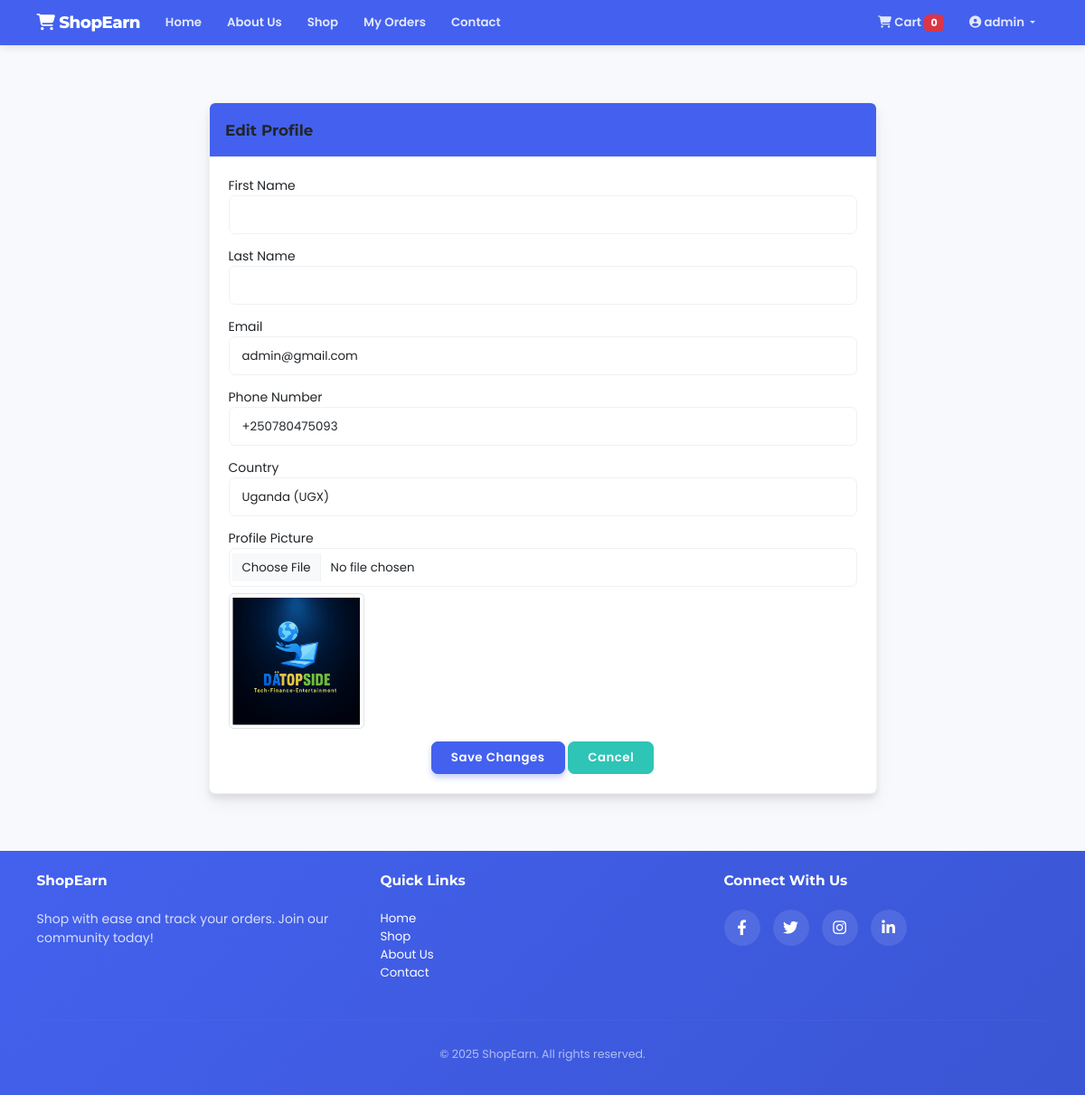
/accounts/profile/edit/ (signed in), run on the app's committed database.
### shop_accounts/models.py (models this page shows, shortened)
class User(AbstractUser):
    COUNTRY_CHOICES = [
        ('RW', 'Rwanda (RWF)'),
        ('BI', 'Burundi (BIF)'),
        ('KE', 'Kenya (KES)'),
        ('UG', 'Uganda (UGX)'),
        ('CD', 'DR Congo (CDF)'),
        ('TZ', 'Tanzania (TZS)'),
    ]
    phone_number = models.CharField(max_length=20, blank=True)
    date_of_birth = models.DateField(null=True, blank=True)
    profile_picture = models.ImageField(upload_to='profile_pictures/', null=True, blank=True)
    join_date = models.DateField(default=timezone.now)
    country = models.CharField(max_length=2, choices=COUNTRY_CHOICES, blank=True, null=True)
    class Meta:
        verbose_name = 'user'
        verbose_name_plural = 'users'

### shop_accounts/views.py (the view, shortened to what this page needs)
# urls.py: path('profile/edit/', views.edit_profile, name='edit_profile'),
@login_required
def edit_profile(request):
    return render(request, 'accounts/edit_profile.html')

### shop_orders/context_processors.py (called while the page is built)
def cart_processor(request):
    cart = Cart(request)
    return {
        'cart_count': len(cart)
    }

### shop_orders/views.py (called while the page is built)
    def __len__(self):
        return sum(item['quantity'] for item in self.cart.values())

### templates/accounts/edit_profile.html (shortened to what this page needs)
{% extends 'base/base.html' %}
{% block content %}
<div class="container mt-5">
    <div class="row">
        <div class="col-md-8 offset-md-2">
            <div class="card">
                <div class="card-header bg-primary text-white">
                    <h4 class="mb-0">Edit Profile</h4>
                </div>
                <div class="card-body">
                    <form method="post" enctype="multipart/form-data">
                        <div class="form-group mb-3">
                            <label for="first_name">First Name</label>
                            <input type="text" class="form-control" id="first_name" name="first_name" value="{{ user.first_name }}">
                        </div>
                        <div class="form-group mb-3">
                            <label for="last_name">Last Name</label>
                            <input type="text" class="form-control" id="last_name" name="last_name" value="{{ user.last_name }}">
                        </div>
                        <div class="form-group mb-3">
                            <label for="email">Email</label>
                            <input type="email" class="form-control" id="email" name="email" value="{{ user.email }}">
                        </div>
                        <div class="form-group mb-3">
                            <label for="phone_number">Phone Number</label>
                            <input type="text" class="form-control" id="phone_number" name="phone_number" value="{{ user.phone_number }}">
                        </div>
                        <div class="form-group mb-3">
                            <label for="country">Country</label>
                            <select class="form-control" id="country" name="country">
                                <option value="UG" {% if user.country == 'UG' %}selected{% endif %}>Uganda (UGX)</option>
                            </select>
                        </div>
                        <div class="form-group mb-3">
                            <label for="profile_picture">Profile Picture</label>
                            <input type="file" class="form-control" id="profile_picture" name="profile_picture">
                            {% if user.profile_picture %}
                                <div class="mt-2">
                                    <img src="{{ user.profile_picture.url }}" alt="Profile Picture" class="img-thumbnail" style="max-width: 150px;">
                                </div>
                            {% endif %}
                        </div>
                        <div class="form-group text-center">
                            <button type="submit" class="btn btn-primary">Save Changes</button>
                            <a href="{% url 'shop_accounts:profile' %}" class="btn btn-secondary">Cancel</a>
                        </div>
                    </form>
                </div>
            </div>
        </div>
    </div>
</div>
{% endblock %}

### templates/base/base.html (shortened to what this page needs)
<!DOCTYPE html>
<html lang="en">
<head>
    <link href="https://cdn.jsdelivr.net/npm/bootstrap@5.3.0/dist/css/bootstrap.min.css" rel="stylesheet">
    <link rel="stylesheet" href="https://cdnjs.cloudflare.com/ajax/libs/font-awesome/6.4.0/css/all.min.css">
    {% load static %}
    <link rel="stylesheet" href="{% static 'css/style.css' %}">
    <link rel="stylesheet" href="{% static 'css/alibaba-font.css' %}">
    <link rel="stylesheet" href="https://cdnjs.cloudflare.com/ajax/libs/aos/2.3.4/aos.css" />
    <link rel="stylesheet" href="https://cdnjs.cloudflare.com/ajax/libs/animate.css/4.1.1/animate.min.css" />
</head>
<body>
    <nav class="navbar navbar-expand-lg navbar-dark sticky-top" style="background-color: #4361ee;">
        <div class="container">
            <a class="navbar-brand" href="/">
                <i class="fas fa-shopping-cart"></i> ShopEarn
            </a>
            <div class="collapse navbar-collapse" id="navbarNav">
                <ul class="navbar-nav me-auto">
                    <li class="nav-item">
                        <a class="nav-link" href="/">Home</a>
                    </li>
                    <li class="nav-item">
                        <a class="nav-link" href="/accounts/about/">About Us</a>
                    </li>
                    <li class="nav-item">
                        <a class="nav-link" href="/products/">Shop</a>
                    </li>
                    {% if user.is_authenticated %}
                    <li class="nav-item">
                        <a class="nav-link" href="/orders/history/">My Orders</a>
                    </li>
                    {% endif %}
                    <li class="nav-item">
                        <a class="nav-link" href="/accounts/contact/">Contact</a>
                    </li>
                </ul>
                <ul class="navbar-nav ms-auto">
                    <li class="nav-item">
                        <a class="nav-link" href="/orders/cart/">
                            <i class="fas fa-shopping-cart"></i> Cart
                            <span class="badge bg-danger">
                                {% if cart_count %}{{ cart_count }}{% else %}0{% endif %}
                            </span>
                        </a>
                    </li>
                    {% if user.is_authenticated %}
                        <li class="nav-item dropdown">
                            <a class="nav-link dropdown-toggle" href="#" id="navbarDropdown" role="button" data-bs-toggle="dropdown">
                                <i class="fas fa-user-circle"></i> {{ user.username }}
                            </a>
                        </li>
                    {% endif %}
                </ul>
            </div>
        </div>
    </nav>
    <main class="py-4 position-relative">
        {% block content %}{% endblock %}
    </main>
    <footer class="text-white py-4 mt-5" style="background-color: #212529;">
        <div class="container">
            <div class="row">
                <div class="col-md-4">
                    <h5>ShopEarn</h5>
                    <p>Shop with ease and track your orders. Join our community today!</p>
                </div>
                <div class="col-md-4">
                    <h5>Quick Links</h5>
                    <ul class="list-unstyled">
                        <li><a href="/" class="text-white">Home</a></li>
                        <li><a href="/products/" class="text-white">Shop</a></li>
                        <li><a href="/accounts/about/" class="text-white">About Us</a></li>
                        <li><a href="/accounts/contact/" class="text-white">Contact</a></li>
                    </ul>
                </div>
                <div class="col-md-4">
                    <h5>Connect With Us</h5>
                    <div class="social-icons">
                        <a href="#" class="text-white me-2"><i class="fab fa-facebook-f"></i></a>
                        <a href="#" class="text-white me-2"><i class="fab fa-twitter"></i></a>
                        <a href="#" class="text-white me-2"><i class="fab fa-instagram"></i></a>
                        <a href="#" class="text-white me-2"><i class="fab fa-linkedin-in"></i></a>
                    </div>
                </div>
            </div>
            <hr>
            <div class="text-center">
                <p>&copy; {% now "Y" %} ShopEarn. All rights reserved.</p>
            </div>
        </div>
    </footer>
</body>
</html>

### static/css/style.css (style rules this page uses)
:root { --primary-color: #4361ee; --primary-dark: #3a56d4; --primary-light: #4f71ff; --secondary-color: #2ec4b6; --secondary-dark: #21a99d; --secondary-light: #3ddfd0; --accent-color: #ff9f1c; --accent-dark: #e08700; --accent-light: #ffb74d; --success-color: #2ec4b6; --danger-color: #e63946; --warning-color: #ff9f1c; --info-color: #4cc9f0; --dark-color: #2b2d42; --gray-dark: #5a5c69; --gray-medium: #8d99ae; --gray-light: #edf2f4; --light-color: #f8f9fc; --heading-font: 'Montserrat', sans-serif; --body-font: 'Poppins', sans-serif; --card-shadow: 0 10px 20px rgba(0, 0, 0, 0.05), 0 6px 6px rgba(0, 0, 0, 0.07); --hover-shadow: 0 14px 28px rgba(0, 0, 0, 0.15), 0 10px 10px rgba(0, 0, 0, 0.10); --btn-shadow: 0 4px 6px rgba(67, 97, 238, 0.3); --transition-fast: all 0.3s ease; --transition-medium: all 0.5s ease; --transition-slow: all 0.8s ease; --border-radius-sm: 0.25rem; --border-radius-md: 0.5rem; --border-radius-lg: 1rem; --border-radius-xl: 2rem; --border-radius-circle: 50%; }
body { font-family: var(--body-font); background-color: #f8f9fc; color: #333333; line-height: 1.6; overflow-x: hidden; position: relative; }
h1, h2, h3, h4, h5, h6 { font-family: var(--heading-font); font-weight: 700; line-height: 1.2; margin-bottom: 1rem; color: #212529; }
p { margin-bottom: 1rem; color: #4a4a4a; }
.bg-primary { background-color: var(--primary-color) !important; }
.navbar { box-shadow: 0 2px 10px rgba(0, 0, 0, 0.1); transition: var(--transition-fast); }
.navbar-brand { font-family: var(--heading-font); font-weight: 800; font-size: 1.5rem; letter-spacing: -0.5px; }
.navbar-dark .navbar-nav .nav-link { color: rgba(255, 255, 255, 0.85); font-weight: 600; padding: 0.5rem 1rem; transition: var(--transition-fast); }
.btn { font-weight: 600; letter-spacing: 0.5px; padding: 0.5rem 1.5rem; border-radius: var(--border-radius-md); transition: var(--transition-fast); position: relative; overflow: hidden; z-index: 1; }
.btn::before { content: ''; position: absolute; top: 0; left: 0; width: 0%; height: 100%; background-color: rgba(255, 255, 255, 0.1); transition: var(--transition-fast); z-index: -1; }
.btn-primary { background-color: var(--primary-color); border-color: var(--primary-color); box-shadow: var(--btn-shadow); }
.btn-secondary { background-color: var(--secondary-color); border-color: var(--secondary-color); }
.card { border: none; border-radius: var(--border-radius-md); box-shadow: var(--card-shadow); transition: var(--transition-fast); overflow: hidden; background-color: #ffffff; border: 1px solid rgba(0, 0, 0, 0.05); }
.card-header { background-color: #fff; border-bottom: 1px solid var(--gray-light); font-weight: 700; padding: 1.25rem; }
.card-body { padding: 1.5rem; }
.form-control { border-radius: var(--border-radius-md); padding: 0.75rem 1rem; border: 1px solid var(--gray-light); transition: var(--transition-fast); }
footer { background: linear-gradient(135deg, var(--primary-color) 0%, var(--primary-dark) 100%) !important; padding: 4rem 0 2rem !important; }
footer h5 { font-weight: 700; margin-bottom: 1.5rem; color: white; }
footer p, footer a { color: rgba(255, 255, 255, 0.8) !important; }
footer a { text-decoration: none; transition: var(--transition-fast); }
.social-icons { display: flex; gap: 0.5rem; margin-top: 1rem; }
.social-icons a { display: flex; align-items: center; justify-content: center; width: 40px; height: 40px; background-color: rgba(255, 255, 255, 0.1); border-radius: var(--border-radius-circle); transition: var(--transition-fast); }
.social-icons a i { font-size: 1.2rem; }
footer hr { border-color: rgba(255, 255, 255, 0.1); margin: 2rem 0; }
footer .text-center p { font-size: 0.9rem; color: rgba(255, 255, 255, 0.6) !important; }

### data on the page
User: username "admin", email "admin@gmail.com", phone_number "+250780475093", country "Uganda (UGX)", profile_picture (picture)
